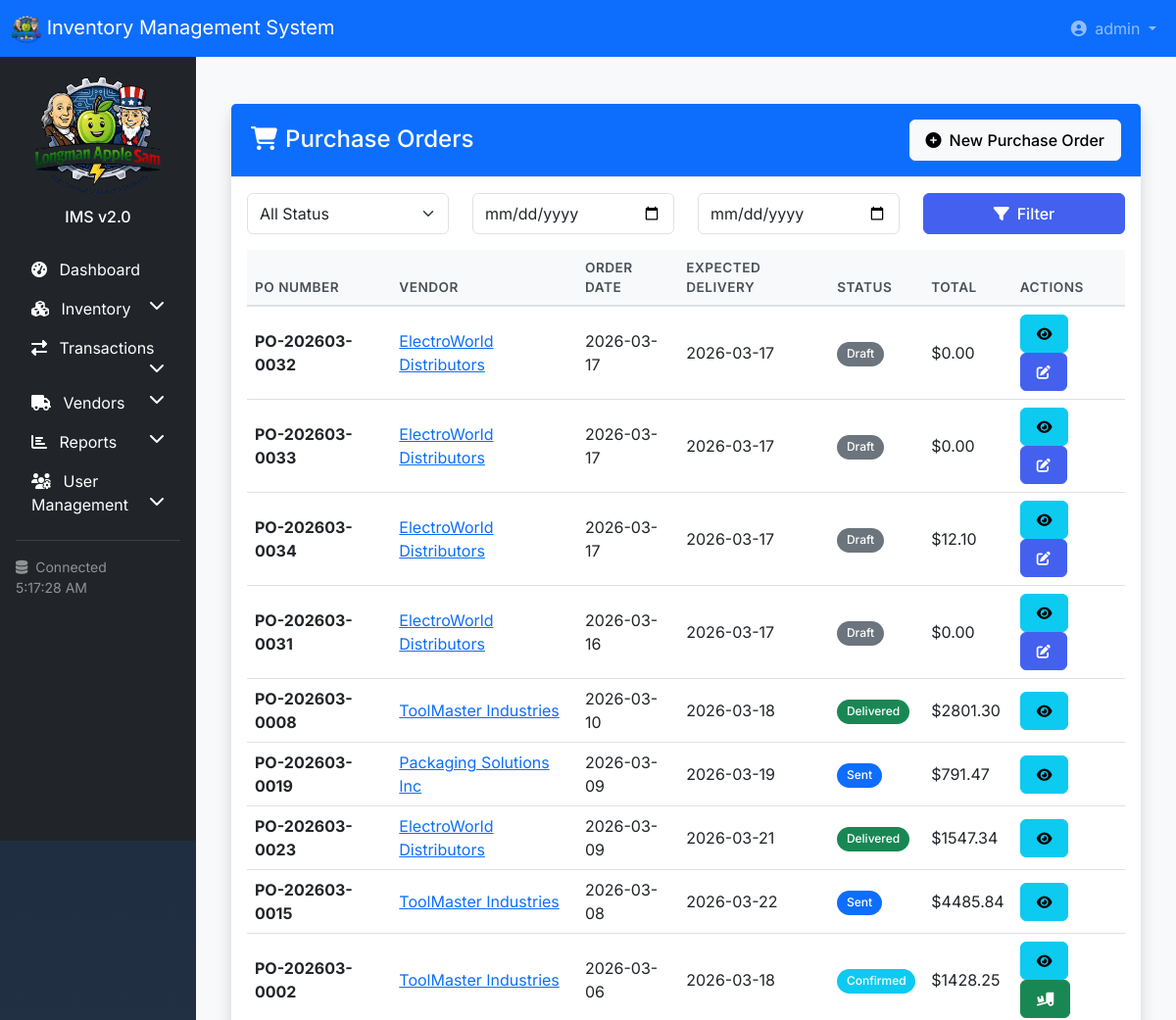
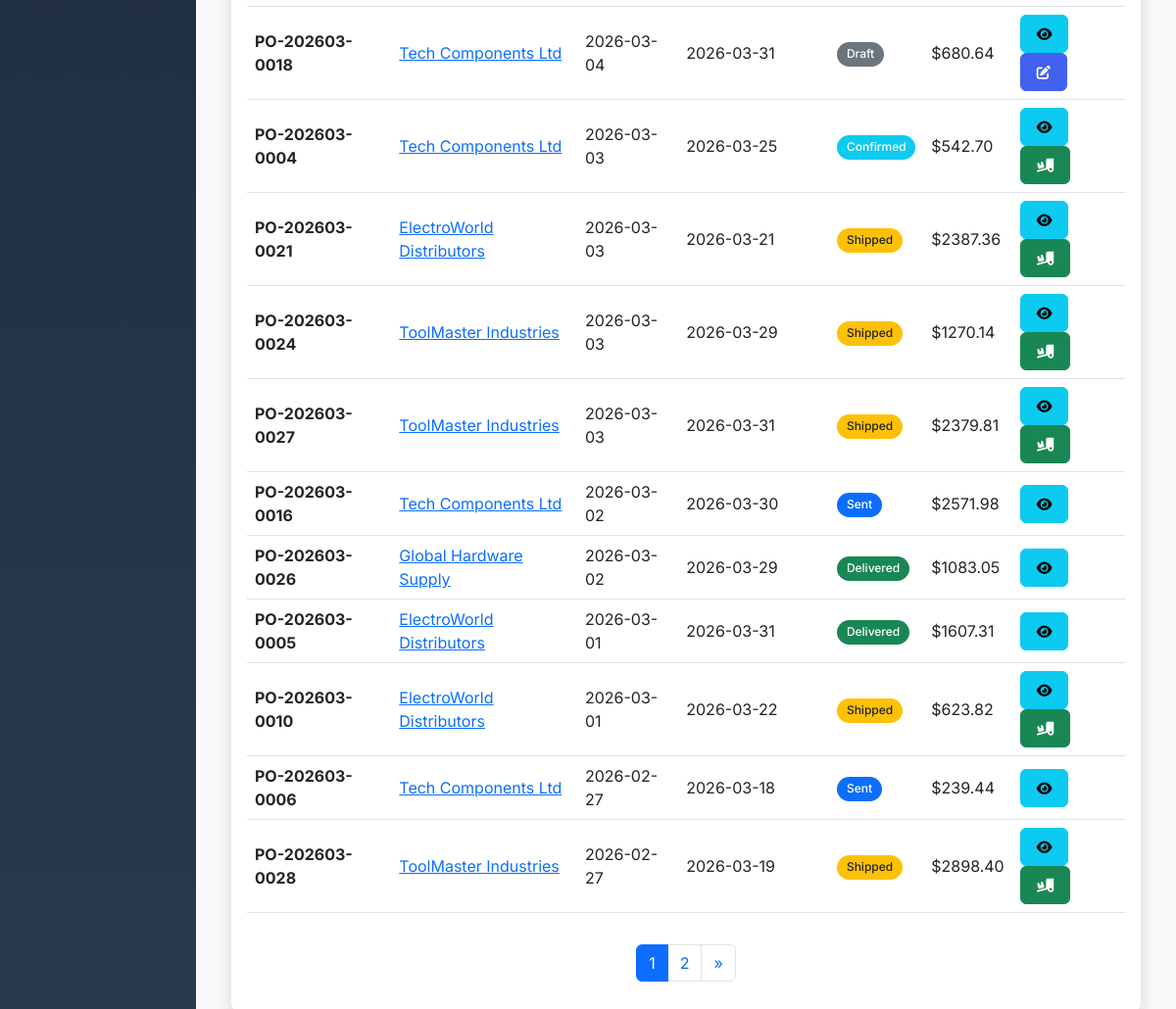
Page /vendors/purchase-orders/ (signed in) on the committed database (2 pictures, top to bottom).
### vendors/models.py (models this page shows, shortened)
class PurchaseOrder(models.Model):
    STATUS_CHOICES = [
        ('draft', 'Draft'),
        ('sent', 'Sent to Vendor'),
        ('confirmed', 'Confirmed'),
        ('shipped', 'Shipped'),
        ('delivered', 'Delivered'),
        ('cancelled', 'Cancelled'),
    ]
    po_number = models.CharField(max_length=50, unique=True)
    vendor = models.ForeignKey(Vendor, on_delete=models.PROTECT, related_name='purchase_orders')
    order_date = models.DateField(default=timezone.now)
    expected_delivery = models.DateField(null=True, blank=True)
    status = models.CharField(max_length=20, choices=STATUS_CHOICES, default='draft')
    subtotal = models.DecimalField(max_digits=12, decimal_places=2, default=0)
    tax = models.DecimalField(max_digits=12, decimal_places=2, default=0)
    total = models.DecimalField(max_digits=12, decimal_places=2, default=0)
    notes = models.TextField(blank=True)
    created_by = models.ForeignKey('auth.User', on_delete=models.SET_NULL, null=True)
    created_at = models.DateTimeField(auto_now_add=True)
    updated_at = models.DateTimeField(auto_now=True)
    class Meta:
        ordering = ['-order_date']

class Vendor(models.Model):
    VENDOR_TYPE_CHOICES = [
        ('manufacturer', 'Manufacturer'),
        ('distributor', 'Distributor'),
        ('wholesaler', 'Wholesaler'),
        ('retailer', 'Retailer'),
        ('other', 'Other'),
    ]
    STATUS_CHOICES = [
        ('active', 'Active'),
        ('inactive', 'Inactive'),
        ('blacklisted', 'Blacklisted'),
    ]
    vendor_code = models.CharField(max_length=50, unique=True)
    name = models.CharField(max_length=200)
    vendor_type = models.CharField(max_length=20, choices=VENDOR_TYPE_CHOICES, default='distributor')
    contact_person = models.CharField(max_length=100)
    email = models.EmailField()
    phone = models.CharField(max_length=20)
    mobile = models.CharField(max_length=20, blank=True)
    address = models.TextField()
    city = models.CharField(max_length=100)
    state = models.CharField(max_length=100, blank=True)
    postal_code = models.CharField(max_length=20, blank=True)
    country = models.CharField(max_length=100, default='China')
    tax_id = models.CharField(max_length=50, blank=True, verbose_name="Tax ID")
    payment_terms = models.CharField(max_length=100, default="Net 30")
    credit_limit = models.DecimalField(max_digits=12, decimal_places=2, default=0)
    rating = models.IntegerField(
        default=3,
        validators=[MinValueValidator(1), MaxValueValidator(5)],
        help_text="Rating from 1 to 5"
    )
    materials = models.ManyToManyField('inventory.Material', related_name='vendors', blank=True)
    status = models.CharField(max_length=20, choices=STATUS_CHOICES, default='active')
    notes = models.TextField(blank=True)
    created_at = models.DateTimeField(auto_now_add=True)
    updated_at = models.DateTimeField(auto_now=True)
    created_by = models.ForeignKey('auth.User', on_delete=models.SET_NULL, null=True)
    class Meta:
        ordering = ['name']

### vendors/views.py (the view)
# urls.py: path('purchase-orders/', views.purchase_order_list, name='purchase_order_list'),
@login_required
def purchase_order_list(request):
    orders = PurchaseOrder.objects.select_related('vendor').all().order_by('-order_date')
    status = request.GET.get('status')
    if status:
        orders = orders.filter(status=status)
    date_from = request.GET.get('date_from')
    date_to = request.GET.get('date_to')
    if date_from:
        orders = orders.filter(order_date__gte=date_from)
    if date_to:
        orders = orders.filter(order_date__lte=date_to)
    paginator = Paginator(orders, 20)
    page_number = request.GET.get('page')
    page_obj = paginator.get_page(page_number)
    context = {
        'page_obj': page_obj,
        'selected_status': status,
        'date_from': date_from,
        'date_to': date_to,
    }
    return render(request, 'vendors/purchase_order_list.html', context)

### vendors/templates/vendors/purchase_order_list.html (shortened to what this page needs)
{% extends 'base.html' %}
{% load static %}
{% block content %}
<div class="container-fluid py-4">
    <div class="row mb-4">
        <div class="col-12">
            <div class="card shadow">
                <div class="card-header bg-primary text-white d-flex justify-content-between align-items-center">
                    <h4 class="mb-0"><i class="fas fa-shopping-cart me-2"></i>Purchase Orders</h4>
                    <a href="{% url 'vendors:purchase_order_create' %}" class="btn btn-light">
                        <i class="fas fa-plus-circle me-2"></i>New Purchase Order
                    </a>
                </div>
                <div class="card-body">
                    <form method="get" action="{% url 'vendors:purchase_order_list' %}" class="row mb-3">
                        <div class="col-md-3">
                            <select class="form-select" name="status">
                                <option value="">All Status</option>
                            </select>
                        </div>
                        <div class="col-md-3">
                            <input type="date" class="form-control" name="date_from"
                                   value="{{ request.GET.date_from|default:'' }}" placeholder="From Date">
                        </div>
                        <div class="col-md-3">
                            <input type="date" class="form-control" name="date_to"
                                   value="{{ request.GET.date_to|default:'' }}" placeholder="To Date">
                        </div>
                        <div class="col-md-3">
                            <button type="submit" class="btn btn-primary w-100">
                                <i class="fas fa-filter me-2"></i>Filter
                            </button>
                        </div>
                    </form>
                    <div class="table-responsive">
                        <table class="table table-hover">
                            <thead>
                                <tr>
                                    <th>PO Number</th>
                                    <th>Vendor</th>
                                    <th>Order Date</th>
                                    <th>Expected Delivery</th>
                                    <th>Status</th>
                                    <th>Total</th>
                                    <th>Actions</th>
                                </tr>
                            </thead>
                            <tbody>
                                {% for po in page_obj %}
                                <tr>
                                    <td><strong>{{ po.po_number }}</strong></td>
                                    <td>
                                        <a href="{% url 'vendors:vendor_detail' po.vendor.id %}">
                                            {{ po.vendor.name }}
                                        </a>
                                    </td>
                                    <td>{{ po.order_date|date:"Y-m-d" }}</td>
                                    <td>{{ po.expected_delivery|date:"Y-m-d"|default:"-" }}</td>
                                    <td>
                                        {% if po.status == 'draft' %}
                                            <span class="badge bg-secondary">Draft</span>
                                        {% elif po.status == 'sent' %}
                                            <span class="badge bg-primary">Sent</span>
                                        {% elif po.status == 'confirmed' %}
                                            <span class="badge bg-info">Confirmed</span>
                                        {% elif po.status == 'shipped' %}
                                            <span class="badge bg-warning text-dark">Shipped</span>
                                        {% elif po.status == 'delivered' %}
                                            <span class="badge bg-success">Delivered</span>
                                        {% elif po.status == 'cancelled' %}
                                            <span class="badge bg-danger">Cancelled</span>
                                        {% endif %}
                                    </td>
                                    <td>${{ po.total|floatformat:2 }}</td>
                                    <td>
                                        <a href="{% url 'vendors:purchase_order_detail' po.id %}" class="btn btn-sm btn-info" title="View">
                                            <i class="fas fa-eye"></i>
                                        </a>
                                        {% if po.status == 'draft' %}
                                        <a href="{% url 'vendors:purchase_order_edit' po.id %}" class="btn btn-sm btn-primary" title="Edit">
                                            <i class="fas fa-edit"></i>
                                        </a>
                                        {% endif %}
                                        {% if po.status == 'confirmed' or po.status == 'shipped' %}
                                        <a href="{% url 'vendors:receive_po' po.id %}" class="btn btn-sm btn-success" title="Receive">
                                            <i class="fas fa-truck-loading"></i>
                                        </a>
                                        {% endif %}
                                    </td>
                                </tr>
                                {% endfor %}
                            </tbody>
                        </table>
                    </div>
                    {% if page_obj.has_other_pages %}
                    <nav aria-label="Page navigation" class="mt-3">
                        <ul class="pagination justify-content-center">
                            {% for num in page_obj.paginator.page_range %}
                                {% if page_obj.number == num %}
                                <li class="page-item active"><span class="page-link">{{ num }}</span></li>
                                {% elif num > page_obj.number|add:'-3' and num < page_obj.number|add:'3' %}
                                <li class="page-item">
                                    <a class="page-link" href="?page={{ num }}
                                        {% if request.GET.date_to %}&date_to={{ request.GET.date_to }}{% endif %}">
                                        {{ num }}
                                    </a>
                                </li>
                                {% endif %}
                            {% endfor %}
                            {% if page_obj.has_next %}
                            <li class="page-item">
                                <a class="page-link" href="?page={{ page_obj.next_page_number }}
                                    {% if request.GET.date_to %}&date_to={{ request.GET.date_to }}{% endif %}">
                                    &raquo;
                                </a>
                            </li>
                            {% endif %}
                        </ul>
                    </nav>
                    {% endif %}
                </div>
            </div>
        </div>
    </div>
</div>
{% endblock %}

### templates/navbar.html (shortened to what this page needs)
<nav class="navbar navbar-expand-lg navbar-dark bg-primary">
    <div class="container-fluid">
        <a class="navbar-brand" href="{% url 'accounts:dashboard' %}">
            {% load static %}
            <img src="{% static 'img/company_logo.png' %}" class="opacity-20" alt="My logo" width="30" height="30">
            <span class="d-none d-sm-inline">Inventory Management System</span>
        </a>
        <div class="collapse navbar-collapse" id="navbarMain">
            <ul class="navbar-nav ms-auto">
                <li class="nav-item dropdown">
                    <a class="nav-link dropdown-toggle" href="#" id="userDropdown" role="button" data-bs-toggle="dropdown">
                        <i class="fas fa-user-circle me-1"></i>
                        <span class="d-none d-lg-inline">{{ user.get_full_name|default:user.username }}</span>
                    </a>
                </li>
            </ul>
        </div>
    </div>
</nav>

### static/css/custom.css (style rules this page uses)
:root { --primary-color: #4361ee; --success-color: #06d6a0; --warning-color: #ffb703; --danger-color: #e63946; --info-color: #4895ef; }
body { font-family: 'Inter', -apple-system, BlinkMacSystemFont, sans-serif; background-color: #f8f9fa; min-height: 100vh; }
.card { border: none; border-radius: 10px; box-shadow: 0 2px 10px rgba(0, 0, 0, 0.05); transition: transform 0.2s, box-shadow 0.2s; margin-bottom: 1.5rem; }
.card-header { background-color: white; border-bottom: 1px solid #e9ecef; padding: 1rem 1.25rem; font-weight: 600; }
.table th { background-color: #f8f9fa; color: #495057; font-weight: 600; font-size: 0.85rem; text-transform: uppercase; letter-spacing: 0.5px; border-bottom: 2px solid #dee2e6; }
.table td { vertical-align: middle; }
.btn { border-radius: 6px; font-weight: 500; padding: 0.5rem 1rem; }
.btn-primary { background-color: var(--primary-color); border-color: var(--primary-color); }
.form-control, .form-select { border-radius: 6px; border: 1px solid #dee2e6; padding: 0.5rem 0.75rem; }
.badge { padding: 0.4rem 0.6rem; font-weight: 500; border-radius: 30px; }

### rows in the picture
PurchaseOrder: po_number "PO-202603-0032", vendor.name "ElectroWorld Distributors", order_date "2026-03-17", expected_delivery "2026-03-17", status "Draft", total "0.00"
PurchaseOrder: po_number "PO-202603-0033", vendor.name "ElectroWorld Distributors", order_date "2026-03-17", expected_delivery "2026-03-17", status "Draft", total "0.00"
PurchaseOrder: po_number "PO-202603-0034", vendor.name "ElectroWorld Distributors", order_date "2026-03-17", expected_delivery "2026-03-17", status "Draft", total "12.10"
PurchaseOrder: po_number "PO-202603-0031", vendor.name "ElectroWorld Distributors", order_date "2026-03-16", expected_delivery "2026-03-17", status "Draft", total "0.00"
PurchaseOrder: po_number "PO-202603-0008", vendor.name "ToolMaster Industries", order_date "2026-03-10", expected_delivery "2026-03-18", status "Delivered", total "2801.30"
PurchaseOrder: po_number "PO-202603-0019", vendor.name "Packaging Solutions Inc", order_date "2026-03-09", expected_delivery "2026-03-19", status "Sent", total "791.47"
PurchaseOrder: po_number "PO-202603-0023", vendor.name "ElectroWorld Distributors", order_date "2026-03-09", expected_delivery "2026-03-21", status "Delivered", total "1547.34"
PurchaseOrder: po_number "PO-202603-0015", vendor.name "ToolMaster Industries", order_date "2026-03-08", expected_delivery "2026-03-22", status "Sent", total "4485.84"
PurchaseOrder: po_number "PO-202603-0002", vendor.name "ToolMaster Industries", order_date "2026-03-06", expected_delivery "2026-03-18", status "Confirmed", total "1428.25"
PurchaseOrder: po_number "PO-202603-0018", vendor.name "Tech Components Ltd", order_date "2026-03-04", expected_delivery "2026-03-31", status "Draft", total "680.64"
PurchaseOrder: po_number "PO-202603-0004", vendor.name "Tech Components Ltd", order_date "2026-03-03", expected_delivery "2026-03-25", status "Confirmed", total "542.70"
PurchaseOrder: po_number "PO-202603-0021", vendor.name "ElectroWorld Distributors", order_date "2026-03-03", expected_delivery "2026-03-21", status "Shipped", total "2387.36"
PurchaseOrder: po_number "PO-202603-0024", vendor.name "ToolMaster Industries", order_date "2026-03-03", expected_delivery "2026-03-29", status "Shipped", total "1270.14"
PurchaseOrder: po_number "PO-202603-0027", vendor.name "ToolMaster Industries", order_date "2026-03-03", expected_delivery "2026-03-31", status "Shipped", total "2379.81"
PurchaseOrder: po_number "PO-202603-0016", vendor.name "Tech Components Ltd", order_date "2026-03-02", expected_delivery "2026-03-30", status "Sent", total "2571.98"
PurchaseOrder: po_number "PO-202603-0026", vendor.name "Global Hardware Supply", order_date "2026-03-02", expected_delivery "2026-03-29", status "Delivered", total "1083.05"
PurchaseOrder: po_number "PO-202603-0005", vendor.name "ElectroWorld Distributors", order_date "2026-03-01", expected_delivery "2026-03-31", status "Delivered", total "1607.31"
PurchaseOrder: po_number "PO-202603-0010", vendor.name "ElectroWorld Distributors", order_date "2026-03-01", expected_delivery "2026-03-22", status "Shipped", total "623.82"
PurchaseOrder: po_number "PO-202603-0006", vendor.name "Tech Components Ltd", order_date "2026-02-27", expected_delivery "2026-03-18", status "Sent", total "239.44"
PurchaseOrder: po_number "PO-202603-0028", vendor.name "ToolMaster Industries", order_date "2026-02-27", expected_delivery "2026-03-19", status "Shipped", total "2898.40"

### other values in the picture
{{ user.get_full_name|default:user.username }} "admin"
{{ num }} "1"
{{ num }} "2"
